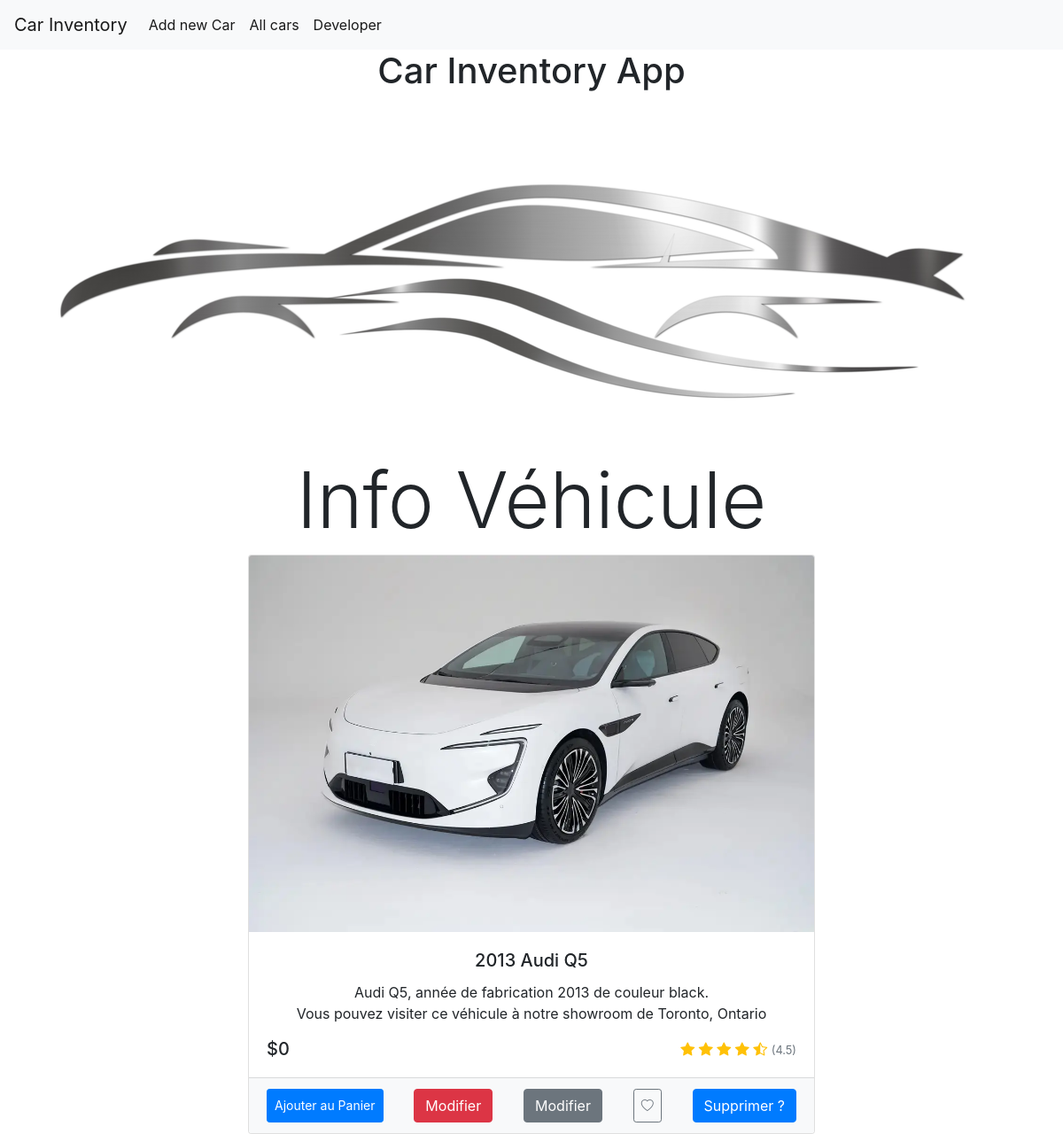
The app's page /car/4 with its own data.
### tables this page shows
CREATE TABLE cars (
    id INTEGER PRIMARY KEY AUTOINCREMENT,
    created TIMESTAMP NOT NULL DEFAULT CURRENT_TIMESTAMP,
    brand TEXT NOT NULL,
    model TEXT NOT NULL,
    m_year INTEGER,
    color TEXT,
    province TEXT,
    city TEXT
);

### app.py (the view)
@app.route('/car/<int:car_id>')
def display_car(car_id):
    car = get_car(car_id)
    return render_template('car.html', car=car)

### app.py (called while the page is built)
def get_db_connection():
    conn = sqlite3.connect(db_connection_string)
    conn.row_factory = sqlite3.Row
    return conn

def get_car(car_id):
    conn = get_db_connection()
    car = conn.execute('SELECT * FROM cars WHERE id = ?',
                        (car_id,)).fetchone()
    conn.close()
    if car is None:
        abort(404)
    return car

### templates/car.html (shortened to what this page needs)
{% extends 'base.html' %}
{% block content %}
<center><h1>{% block title %} Car Inventory App {% endblock %}</h1></center>
    <img src="{{url_for('static', filename='img/car-logo.webp')}}" align="middle" />
<center><h1 class="display-2">Info Véhicule</h1></center>
    <link rel="stylesheet" href="https://cdn.jsdelivr.net/npm/bootstrap-icons@1.7.2/font/bootstrap-icons.css">
  <center>
    <div class="card" style="max-width: 640px">
        <img src="{{url_for('static', filename='img/car01.webp')}}" class="card-img-top" alt="Product Image">
        <div class="card-body">
            <h5 class="card-title">{{ car['m_year'] }} {{ car['brand'] }} {{ car['model'] }}</h5>
            <p class="card-text">{{ car['brand'] }} {{ car['model'] }}, année de fabrication {{ car['m_year'] }} de couleur {{ car['color'] }}.<br>Vous pouvez visiter ce véhicule à notre showroom de {{ car['city'] }}, {{ car['province'] }}</p>
            <div class="d-flex justify-content-between align-items-center">
                <span class="h5 mb-0">$0</span>
                <div>
                    <i class="bi bi-star-fill text-warning"></i>
                    <i class="bi bi-star-fill text-warning"></i>
                    <i class="bi bi-star-fill text-warning"></i>
                    <i class="bi bi-star-fill text-warning"></i>
                    <i class="bi bi-star-half text-warning"></i>
                    <small class="text-muted">(4.5)</small>
                </div>
            </div>
        </div>
        <div class="card-footer d-flex justify-content-between bg-light">
            <button class="btn btn-primary btn-sm">Ajouter au Panier</button> <a class="btn btn-danger" href="{{ url_for('delete', id=car['id']) }}" role="button">Modifier</a> <a class="btn btn-secondary" href="{{ url_for('edit', id=car['id']) }}" role="button">Modifier</a>
            <button class="btn btn-outline-secondary btn-sm"><i class="bi bi-heart"></i></button>
                <button type="button" class="btn btn-primary" data-bs-toggle="modal" data-bs-target="#staticBackdrop">
                    Supprimer ?
                </button>
        </div>
    </div>
  </center>
{% endblock %}

### records on screen
cars: m_year "2013", brand "Audi", model "Q5", color "black", city "Toronto", province "Ontario"
